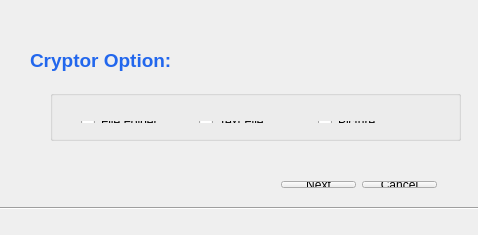
<?xml version="1.0" encoding="UTF-8"?>
<ui version="4.0">
 <class>Widget</class>
 <widget class="QWidget" name="Widget">
  <property name="geometry">
   <rect>
    <x>0</x>
    <y>0</y>
    <width>478</width>
    <height>235</height>
   </rect>
  </property>
  <property name="windowTitle">
   <string>Widget</string>
  </property>
  <widget class="QLabel" name="titlelabel">
   <property name="geometry">
    <rect>
     <x>30</x>
     <y>40</y>
     <width>161</width>
     <height>41</height>
    </rect>
   </property>
   <property name="text">
    <string>&lt;html&gt;&lt;head/&gt;&lt;body&gt;&lt;p&gt;&lt;span style=&quot; font-size:14pt; font-weight:600; color:#2267ed;&quot;&gt;Cryptor Option:&lt;/span&gt;&lt;/p&gt;&lt;/body&gt;&lt;/html&gt;</string>
   </property>
  </widget>
  <widget class="QGroupBox" name="groupBox">
   <property name="geometry">
    <rect>
     <x>50</x>
     <y>90</y>
     <width>411</width>
     <height>51</height>
    </rect>
   </property>
   <property name="title">
    <string/>
   </property>
   <widget class="QWidget" name="layoutWidget">
    <property name="geometry">
     <rect>
      <x>20</x>
      <y>20</y>
      <width>371</width>
      <height>24</height>
     </rect>
    </property>
    <layout class="QHBoxLayout" name="horizontalLayout">
     <item>
      <widget class="QRadioButton" name="ffradioButton">
       <property name="text">
        <string>File Folder</string>
       </property>
      </widget>
     </item>
     <item>
      <widget class="QRadioButton" name="tfradioButton">
       <property name="text">
        <string>Text File</string>
       </property>
      </widget>
     </item>
     <item>
      <widget class="QRadioButton" name="pradioButton">
       <property name="text">
        <string>Picture</string>
       </property>
      </widget>
     </item>
    </layout>
   </widget>
  </widget>
  <widget class="Line" name="line">
   <property name="geometry">
    <rect>
     <x>0</x>
     <y>200</y>
     <width>481</width>
     <height>16</height>
    </rect>
   </property>
   <property name="orientation">
    <enum>Qt::Horizontal</enum>
   </property>
  </widget>
  <widget class="QWidget" name="layoutWidget">
   <property name="geometry">
    <rect>
     <x>270</x>
     <y>170</y>
     <width>178</width>
     <height>29</height>
    </rect>
   </property>
   <layout class="QHBoxLayout" name="horizontalLayout_2">
    <item>
     <widget class="QPushButton" name="nextButton">
      <property name="text">
       <string>Next</string>
      </property>
     </widget>
    </item>
    <item>
     <widget class="QPushButton" name="cancelButton">
      <property name="text">
       <string>Cancel</string>
      </property>
     </widget>
    </item>
   </layout>
  </widget>
 </widget>
 <layoutdefault spacing="6" margin="11"/>
 <resources/>
 <connections/>
</ui>
